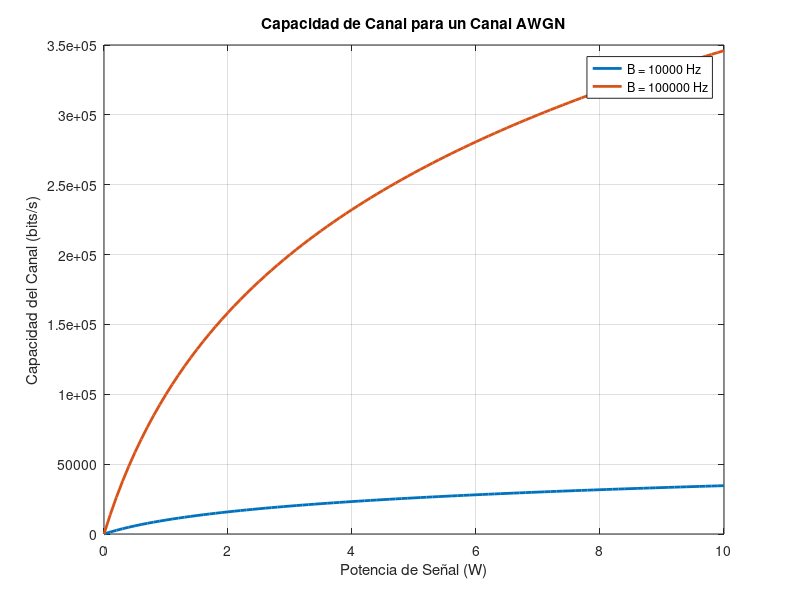

The MATLAB source for this figure:
clc;
clear all;
close all;

% Parámetros
P = 0:0.1:10; % Potencia de señal (en W)
N0 = 1; % Densidad espectral de potencia del ruido (en W/Hz)
B1 = 10000; % Primer valor de ancho de banda del canal (en Hz)
B2 = 100000; % Segundo valor de ancho de banda para comparación

% Capacidad del canal (Fórmula de Shannon)
C1 = B1 * log2(1 + (P/N0));   % Capacidad con ancho de banda B1
C2 = B2 * log2(1 + (P/N0)); % Capacidad con ancho de banda B2

% Gráfica
figure;
plot(P, C1, 'LineWidth', 2);
hold on; % Permite superponer múltiples gráficas
plot(P, C2, 'LineWidth', 2);
xlabel('Potencia de Señal (W)');
ylabel('Capacidad del Canal (bits/s)');
title('Capacidad de Canal para un Canal AWGN');
legend('B = 10000 Hz', 'B = 100000 Hz');
grid on;
hold off;
